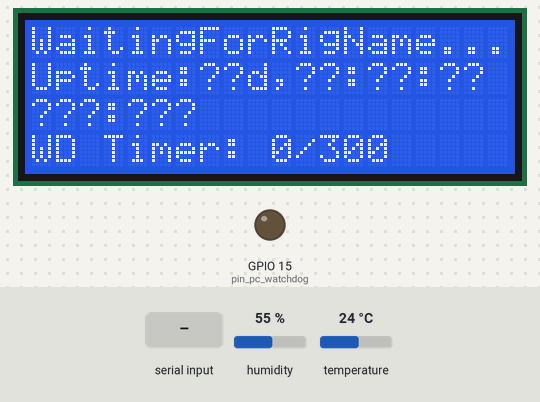
A sketch run on a simulated ESP8266 (NodeMCU). Shown: 20×4 character LCD, output pins drawn as LEDs (lit = HIGH). The inputs (shaded band) are chosen by the test bench; at power-on: humidity 55 %, temperature 24 °C.

Above: at 4.8 s.
4.9 s: "Hostname:;" received over Serial
At 9.2 s:
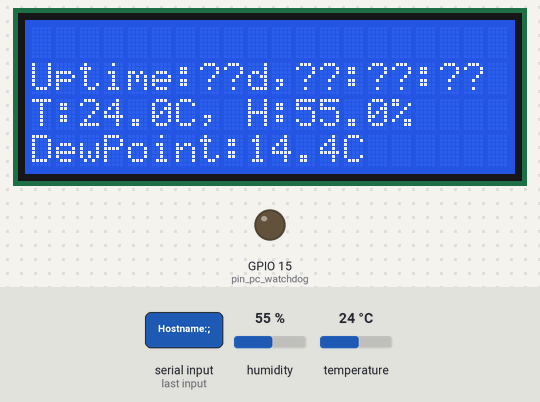
17.8 s: "Uptime:;" received over Serial
At 21.7 s:
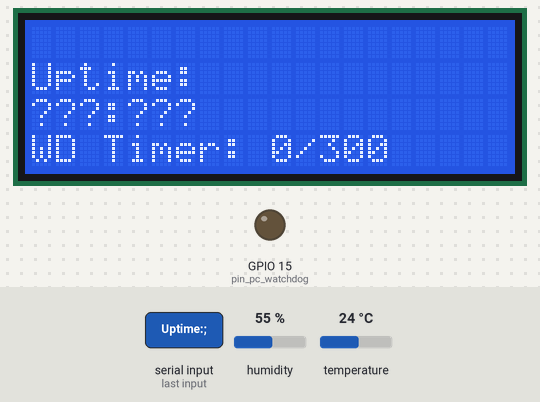
30.0 s: "Algo:;" received over Serial
At 37.4 s:
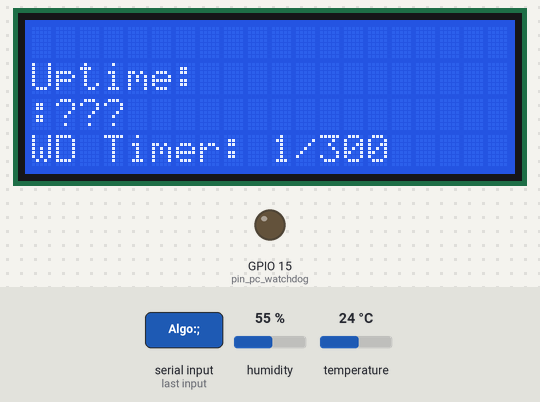
42.2 s: "Hashrate:;" received over Serial
At 45.2 s:
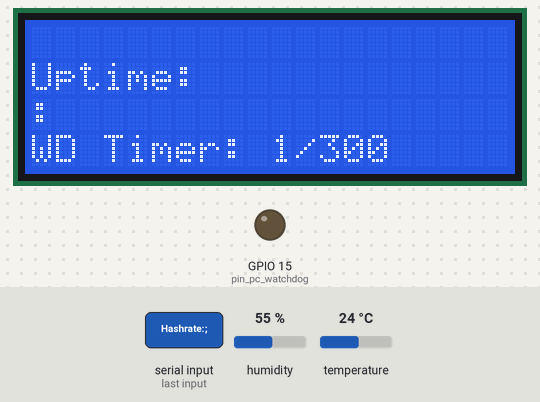
54.3 s: humidity set to 22 %
At 65.5 s:
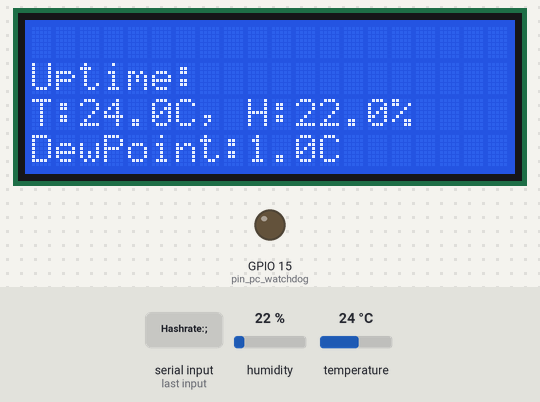
66.5 s: temperature set to 12 °C
At 74.6 s:
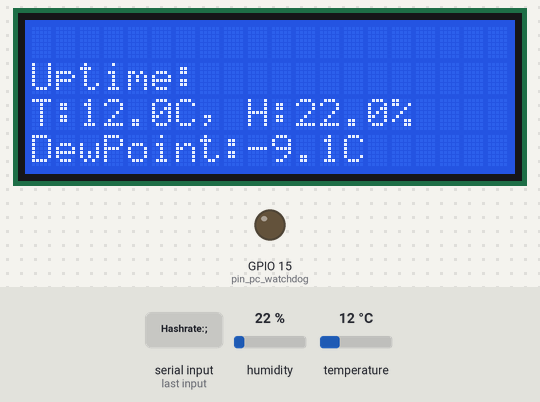
Timing chart, 0 to 76.1 s (numbered marks = the images above; inputs shaded):
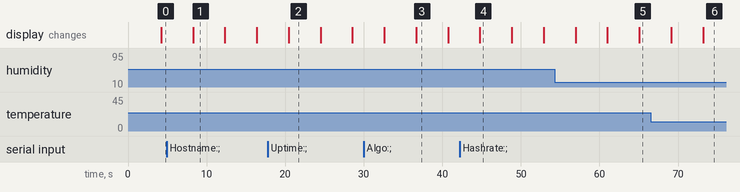

The sketch:

esp8266_lcd_pc_watchdog_dht11.ino
```cpp
#include "TickTwo.h" // https://github.com/sstaub/TickTwo
#include <LiquidCrystal_I2C.h> // https://github.com/fdebrabander/Arduino-LiquidCrystal-I2C-library
#include "DHT.h" // adafruit
#include <Wire.h>

#define DHTPIN 2     //D4 what pin we're connected to

// Uncomment whatever type you're using!
#define DHTTYPE DHT11   // DHT 11
//#define DHTTYPE DHT22   // DHT 22  (AM2302)
//#define DHTTYPE DHT21   // DHT 21 (AM2301)

// Initialize DHT sensor for normal 16mhz Arduino
DHT dht(DHTPIN, DHTTYPE);


// hello screen
const char* hello_screen[4] = {
  "      DAW-MRO",
  " ",
  " PC Watchdog Module",
  "  Version: 220602"
};

// Global variables

// for lcd2004
String pc_hostname = "WaitingForRigName...";
String pc_uptime = "??d,??:??:??";
String pc_algo = "???";
String pc_hashrate = "???";
String Temperature = "??.??";
String Pressure = "????.??";
String Humidity = "??.??";
String sIAQ = "??.??";
int data_to_display_on_LCD = 1;

//pc watchdog variables
unsigned long pc_last_seen = 0;
int WD_time = 0;
int WD_max_time = 300;

// pc watchdog pins
int pin_pc_watchdog = 15; //D8
bool pin_pc_watchdog_active = false;

// for dht11
float humidity_DHT11 = 40;
float temperature_DHT11 = 30;

// Core functions declarations
void updateLCDdisplay(void);
void check_pc_watchdog(void);
void takeMeasurementDHT11(void);

// Timer functions
TickTwo timerLCDdisplay(updateLCDdisplay, 4057, 0, MILLIS);
TickTwo timerWatchdog(check_pc_watchdog, 6211, 0, MILLIS); // checking watchdog every 6211ms
TickTwo timerMeasurementDHT11(takeMeasurementDHT11, 7687, 0, MILLIS);

// Define lcd address and size
LiquidCrystal_I2C lcd(0x27, 20, 4);


void setup(void)
{
  Wire.begin(5, 4); // D1, D2
  Serial.begin(115200);
  pinMode(pin_pc_watchdog, OUTPUT);

  // prepare lcd
  lcd.begin();
  lcd.backlight();
  lcd.clear();

  // display hello screen at boot
  lcd.setCursor(0, 0);
  lcd.print(hello_screen[0]);
  lcd.setCursor(0,1);
  lcd.print(hello_screen[1]);
  lcd.setCursor(0,2);
  lcd.print(hello_screen[2]);
  lcd.setCursor(0,3);
  lcd.print(hello_screen[3]);

  // start dht sensor
  dht.begin();

   // Starting timers
  timerLCDdisplay.start();
  timerWatchdog.start();
  timerMeasurementDHT11.start();
}

// Function that is looped forever
void loop(void)
{
  // Updating timers, checking if function should run now
  timerLCDdisplay.update();
  timerWatchdog.update();
  timerMeasurementDHT11.update();

  // Checking if there is some data on serial
  if(Serial.available() > 0)
  {
    // Reading all characters until ;
    String recieved = Serial.readStringUntil(';');

    //-------Handshake---------
    if (recieved == "who_are_you")
    {
      pc_last_seen = millis();
      Serial.println("esp8266_lcd_pc_watchdog_dht11");
      //displayLCD_got_handshake();
    }

    //-------Hostname---------
    else if (recieved.substring(0,9) == "Hostname:")
    {
      pc_last_seen = millis();
      pc_hostname = String(recieved.substring(9));
      Serial.println(pc_hostname);
    }

    //-------Uptime---------
    else if (recieved.substring(0,7) == "Uptime:")
    {
      pc_last_seen = millis();
      pc_uptime = String(recieved.substring(7));
      Serial.println(pc_uptime);
    }

    //-------Algo---------
    else if (recieved.substring(0,5) == "Algo:")
    {
      pc_last_seen = millis();
      pc_algo = String(recieved.substring(5));
      Serial.println(pc_algo);
    }

    //-------Hashrate---------
    else if (recieved.substring(0,9) == "Hashrate:")
    {
      pc_last_seen = millis();
      pc_hashrate = String(recieved.substring(9));
      Serial.println(pc_hashrate);
    }

    //-------DHT11---------
    else if (recieved == "Get DHT11 temperature")
    {
      pc_last_seen = millis();
      Serial.println(temperature_DHT11);
    }

        //-------DHT11---------
    else if (recieved == "Get DHT11 humidity")
    {
      pc_last_seen = millis();
      Serial.println(humidity_DHT11);
    }
  }
}

double dewPointFast(double celsius, double humidity)
{
  double a = 17.271;
  double b = 237.7;
  double temp = (a * celsius) / (b + celsius) + log(humidity * 0.01);
  double Td = (b * temp) / (a - temp);
  return Td;
}

void updateLCDdisplay(void)
{
  if (data_to_display_on_LCD == 1)
  {
    lcd.clear();
    lcd.setCursor(0, 0);
    lcd.print(String(pc_hostname));
    lcd.setCursor(0,1);
    lcd.print(String("Uptime:" + pc_uptime));
    lcd.setCursor(0,2);
    lcd.print(String(pc_algo +":" + pc_hashrate));
    lcd.setCursor(0,3);
    if (WD_time > WD_max_time)
    {
      lcd.print(String("WD Timer: " + String(WD_time) + "/" + String(WD_max_time) + " !!"));
    }
    else
    {
      lcd.print(String("WD Timer: " + String(WD_time) + "/" + String(WD_max_time)));
    }

    data_to_display_on_LCD = 2;
  }
  else if (data_to_display_on_LCD == 2)
  {
    lcd.clear();
    lcd.setCursor(0, 0);
    lcd.print(String(pc_hostname));
    lcd.setCursor(0,1);
    lcd.print(String("Uptime:" + pc_uptime));
    lcd.setCursor(0,2);
    lcd.print(String("T:" + String(temperature_DHT11, 1) + "C, H:" + String(humidity_DHT11, 1) + "%"));
    lcd.setCursor(0,3);
    lcd.print(String("DewPoint:" + String(dewPointFast(temperature_DHT11, humidity_DHT11), 1) + "C"));
    data_to_display_on_LCD = 1;
  }
}

void check_pc_watchdog(void)
{
  if (pin_pc_watchdog_active == true)
  {
    digitalWrite(pin_pc_watchdog, LOW);
    pin_pc_watchdog_active = false;
  }
  if (WD_time > WD_max_time)
  {
    // using delay, ignoring TickTwo, restarting pc is more important now

    // force shutdown pc
    digitalWrite(pin_pc_watchdog, HIGH);
    delay(5000);
    digitalWrite(pin_pc_watchdog, LOW);

    // wait for psu to cool down
    delay(30000);

    // start pc
    digitalWrite(pin_pc_watchdog, HIGH);
    delay(1000);
    digitalWrite(pin_pc_watchdog, LOW);

    // reset watchdog timer
    WD_time = 0;
    pc_last_seen = millis();
    pin_pc_watchdog_active = true;
  }
  else
  {
    digitalWrite(pin_pc_watchdog, LOW);
    pin_pc_watchdog_active = false;
    WD_time = (millis() - pc_last_seen)/1000;
  }
}

void takeMeasurementDHT11(void)
{
  // Reading temperature or humidity takes about 250 milliseconds!
  // Sensor readings may also be up to 2 seconds 'old' (its a very slow sensor)

  // Read humidity as %
  float humidity_DHT11_old = humidity_DHT11;
  humidity_DHT11 = dht.readHumidity();

  // Read temperature as Celsius
  float temperature_DHT11_old = temperature_DHT11;
  temperature_DHT11 = dht.readTemperature();

  // Check if any reads failed, use old values then (to try again later).
  if (isnan(humidity_DHT11) || isnan(temperature_DHT11))
  {
    humidity_DHT11 = humidity_DHT11_old;
    temperature_DHT11 = temperature_DHT11_old;
  }
}
```

Measured:
- after the input at 4.9 s, the display: changes after 3.4 s (image 1)
- after the input at 17.8 s, the display: changes after 2.6 s (image 2)
- after the input at 30.0 s, the display: first differs from a run without the input after 6.7 s (image 3)
- after the input at 42.2 s, the display: changes after 2.6 s (image 4)
- what the display in image 1 shows lasts 4.0 s, from 8.3 s to 12.3 s
